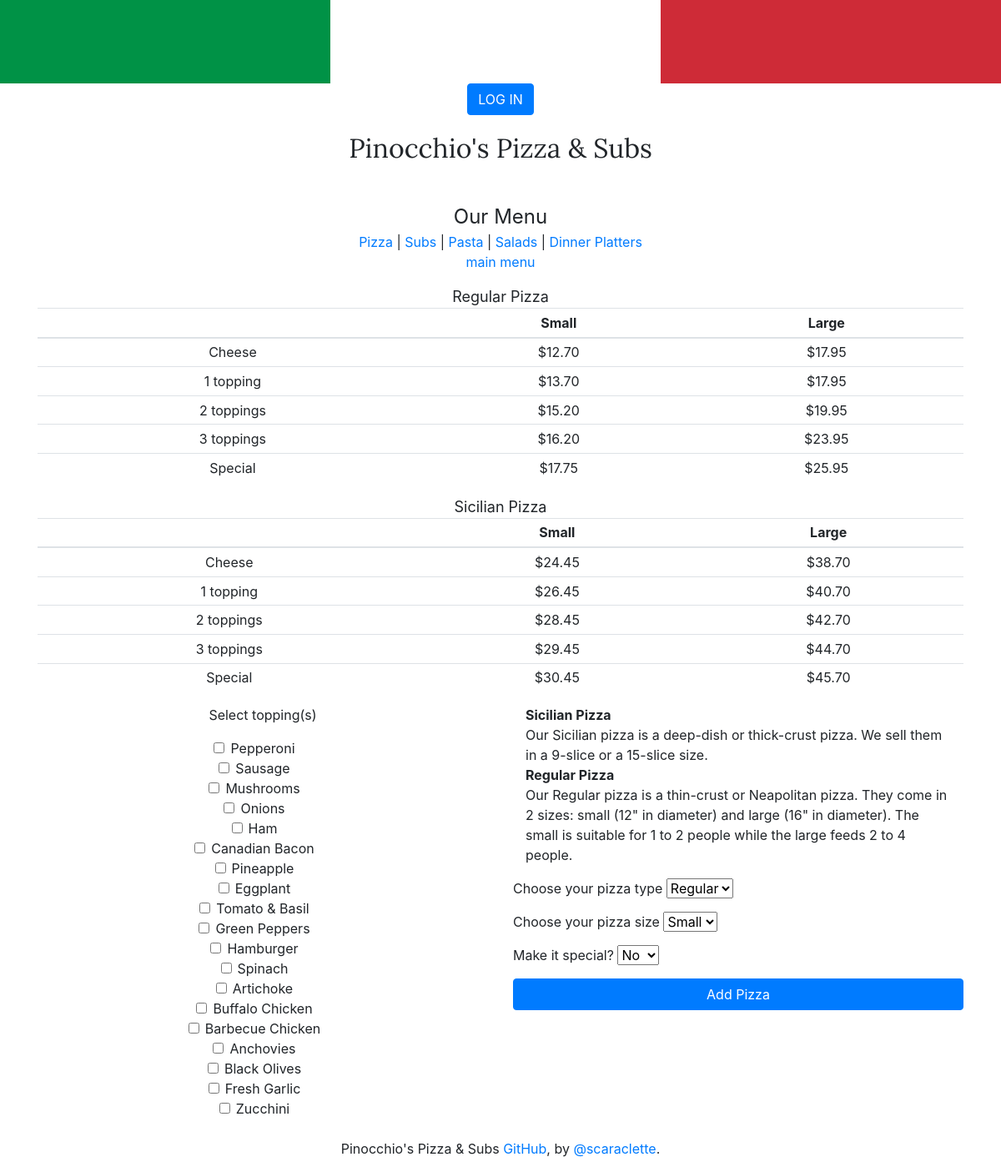
The page /pizza/ on the database as committed earlier.
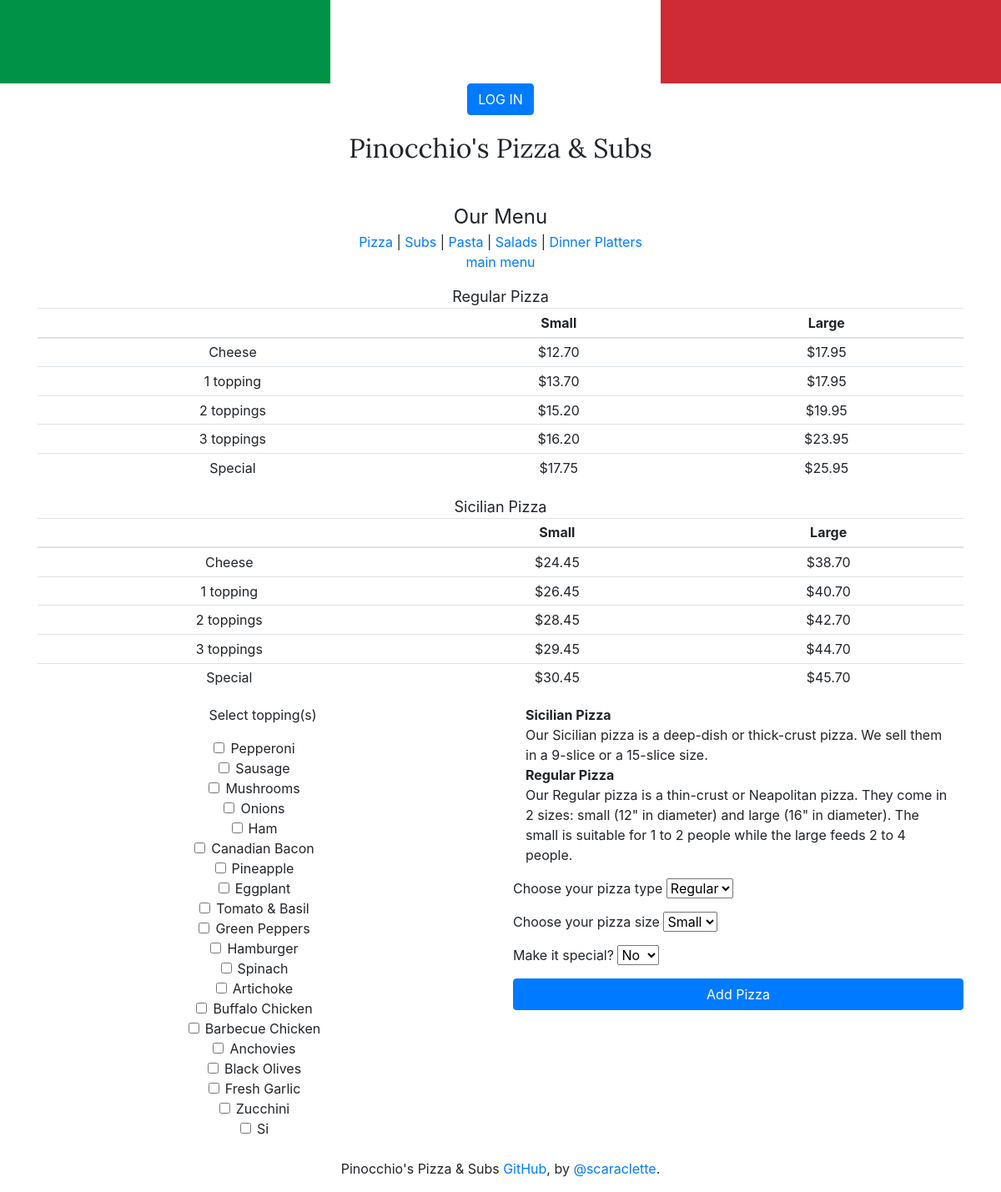
The same page on the database as committed later.
### orders/models.py (models this page shows, shortened)
class Topping(models.Model):
    topping = models.CharField(max_length=64)

### orders/views.py (the view, shortened to what this page needs)
# urls.py: path("pizza/", views.pizza, name="pizza"),
def pizza(request):
    toppings = Topping.objects.all()
    context = {
        'toppings':toppings,
    }
    return render(request, "pizza.html", context)

### templates/pizza.html (shortened to what this page needs)
{% extends 'base.html' %}
{% load static %}
{% block stylesheet %}
<link rel="stylesheet" href="{% static 'css/menu.css' %}" type="text/css">
{% endblock %}
{% block body %}
<div class="container-fluid text-center title-text">Our Menu</div>
<div class="container-fluid text-center">
    <a href="{% url 'pizza' %}">Pizza</a> |
    <a href="{% url 'sub' %}">Subs</a> |
    <a href="{% url 'pasta' %}">Pasta</a> |
    <a href="{% url 'salad' %}">Salads</a> |
    <a href="{% url 'platter' %}">Dinner Platters</a>
</div>
<div class="container-fluid text-center">
    <a href="{% url 'menu' %}">main menu</a>
</div>
<div class="container text-center main-menu">
    {% include 'includes/pizza-menu.html' %}
</div>
<form action="{% url 'pizza' %}" method="post">
    <div class="container">
        <div class="row">
            <div class="col text-center">
                <p>Select topping(s)</p>
                {% for t in toppings %}
                <input class="form-check-input" type="checkbox" value="{{ t.topping }}" name="toppings">
                <label class="form-check-label" for="{{t.topping}}">
                    {{t.topping}}
                </label>
                <br>
                {% endfor %}
            </div>
            <div class="col">
                <div class="container">
                    <p>
                        <b>Sicilian Pizza</b><br>Our Sicilian pizza is a deep-dish or thick-crust pizza. We sell them in
                        a 9-slice or a 15-slice size.<br>
                        <b>Regular Pizza</b><br>Our Regular pizza is a thin-crust or Neapolitan pizza. They come in 2
                        sizes: small (12" in diameter) and large (16" in diameter). The small is suitable for 1 to 2
                        people while the large feeds 2 to 4 people.
                    </p>
                </div>
                <p>Choose your pizza type
                    <select name="pizzaType">
                        <option value="R">Regular</option>
                    </select>
                </p>
                <p>Choose your pizza size
                    <select name="pizzaSize">
                        <option value="s">Small</option>
                    </select>
                </p>
                <p>Make it special?
                    <select name="isSpecial">
                        <option value="False">No</option>
                    </select>
                </p>
                <button type="submit" class="btn btn-primary btn-block">Add Pizza</button>
            </div>
        </div>
    </div>
</form>
{% endblock %}

Rows that differ between the two databases and show on the page:
added Topping: topping "Si"
